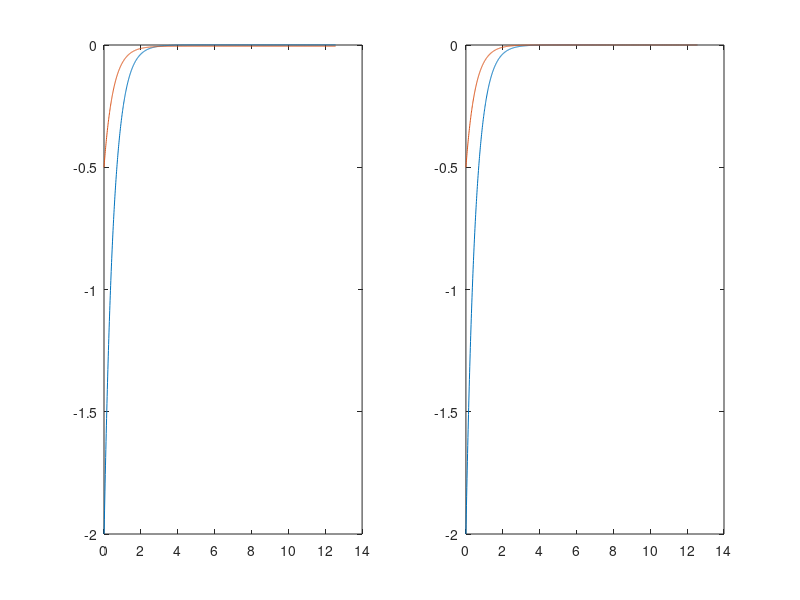

Reproduce this figure in MATLAB.
clc,clear,close all
t = 0:0.01:4*pi;
h = 0.01;
y1 = zeros(length(t),1);
y2 = zeros(length(t),1);
y1(1) = -2;
y2(1) = -0.5;
for k = 2:length(t)
    y1(k) = (exp(-2*t(k)) - exp(-2*t(k-1))) / h;
    y2(k) = y2(k-1) + h*exp(-2*t(k));
end
figure
subplot(1,2,1)
plot(t,y1,t,y2)
subplot(1,2,2)
plot(t, -2*exp(-2*t), t,-0.5*exp(-2*t))
